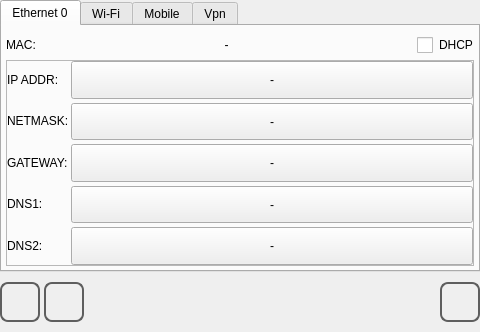
<?xml version="1.0" encoding="UTF-8"?>
<ui version="4.0">
 <class>net_conf</class>
 <widget class="QWidget" name="net_conf">
  <property name="geometry">
   <rect>
    <x>0</x>
    <y>0</y>
    <width>480</width>
    <height>332</height>
   </rect>
  </property>
  <property name="sizePolicy">
   <sizepolicy hsizetype="Expanding" vsizetype="Expanding">
    <horstretch>0</horstretch>
    <verstretch>0</verstretch>
   </sizepolicy>
  </property>
  <property name="windowTitle">
   <string>net_conf</string>
  </property>
  <property name="styleSheet">
   <string notr="true">QPushButton  {
	qproperty-focusPolicy: NoFocus;
    font: 10pt &quot;DejaVu Sans&quot;;
}
QPushButton#pushButtonSaveAll,
QPushButton#pushButtonBack, 
QPushButton#pushButtonHome,
QPushButton#pushButton_wlan0_scan,
QPushButton#pushButton_wlan0_enable,
QPushButton#pushButton_wan0_enable
{
	border-radius: 8px;
	border: 2px solid  rgb(94, 94, 94);
	qproperty-iconSize: 24px 24px;
}
QPushButton:pressed
{
	border: 2px solid  rgb(194, 194, 194);
	background-color:  rgb(255, 255, 127);
}
QPushButton:disabled
{
	border: 2px solid  rgb(194, 194, 194);
}
QCheckBox
{
        font: 10pt &quot;DejaVu Sans&quot;;
}
QCheckBox::indicator {
	width: 16px;
	height:16px;
}
QCheckBox::indicator:checked:enabled {
    image: url(:/libicons/img/Yes.png);
}
QComboBox  {	
	min-height: 30px;
	font-size: 20px;
    font: 10pt &quot;DejaVu Sans&quot;;
}
QScrollBar:vertical {
	width: 20px;
}
QLabel
{
        font: 10pt &quot;DejaVu Sans&quot;;
}
</string>
  </property>
  <layout class="QVBoxLayout" name="verticalLayout">
   <property name="spacing">
    <number>0</number>
   </property>
   <property name="margin">
    <number>0</number>
   </property>
   <item>
    <widget class="QTabWidget" name="tabWidget">
     <property name="sizePolicy">
      <sizepolicy hsizetype="Expanding" vsizetype="Expanding">
       <horstretch>0</horstretch>
       <verstretch>0</verstretch>
      </sizepolicy>
     </property>
     <property name="focusPolicy">
      <enum>Qt::NoFocus</enum>
     </property>
     <property name="styleSheet">
      <string notr="true">QTabBar::scroller { /* the width of the scroll buttons */
    width: 30px;
    height: 30px;
}

QTabWidget
{
        font: 18pt &quot;DejaVu Sans&quot;;
}
QPushButton
{
        font: 10pt &quot;DejaVu Sans&quot;;
}
QComboBox
{
        font: 10pt &quot;DejaVu Sans&quot;;
}  </string>
     </property>
     <property name="currentIndex">
      <number>0</number>
     </property>
     <widget class="QWidget" name="tab_eth0">
      <attribute name="title">
       <string>Ethernet 0</string>
      </attribute>
      <layout class="QVBoxLayout" name="verticalLayout_2">
       <property name="spacing">
        <number>0</number>
       </property>
       <property name="margin">
        <number>4</number>
       </property>
       <item>
        <layout class="QHBoxLayout" name="horizontalLayout_4">
         <item>
          <widget class="QLabel" name="label_eth0_MACtxt">
           <property name="sizePolicy">
            <sizepolicy hsizetype="Minimum" vsizetype="Fixed">
             <horstretch>0</horstretch>
             <verstretch>0</verstretch>
            </sizepolicy>
           </property>
           <property name="focusPolicy">
            <enum>Qt::NoFocus</enum>
           </property>
           <property name="text">
            <string>MAC:</string>
           </property>
          </widget>
         </item>
         <item>
          <widget class="QLabel" name="label_eth0_MAC">
           <property name="sizePolicy">
            <sizepolicy hsizetype="MinimumExpanding" vsizetype="Fixed">
             <horstretch>0</horstretch>
             <verstretch>0</verstretch>
            </sizepolicy>
           </property>
           <property name="focusPolicy">
            <enum>Qt::NoFocus</enum>
           </property>
           <property name="text">
            <string>-</string>
           </property>
           <property name="alignment">
            <set>Qt::AlignCenter</set>
           </property>
          </widget>
         </item>
         <item>
          <widget class="QCheckBox" name="checkBox_eth0_DHCP">
           <property name="sizePolicy">
            <sizepolicy hsizetype="Fixed" vsizetype="Fixed">
             <horstretch>0</horstretch>
             <verstretch>0</verstretch>
            </sizepolicy>
           </property>
           <property name="minimumSize">
            <size>
             <width>0</width>
             <height>30</height>
            </size>
           </property>
           <property name="focusPolicy">
            <enum>Qt::NoFocus</enum>
           </property>
           <property name="text">
            <string>DHCP</string>
           </property>
           <property name="checked">
            <bool>false</bool>
           </property>
          </widget>
         </item>
        </layout>
       </item>
       <item>
        <widget class="QFrame" name="frame_eth0">
         <property name="focusPolicy">
          <enum>Qt::NoFocus</enum>
         </property>
         <property name="frameShape">
          <enum>QFrame::StyledPanel</enum>
         </property>
         <property name="frameShadow">
          <enum>QFrame::Raised</enum>
         </property>
         <layout class="QGridLayout" name="gridLayout">
          <property name="horizontalSpacing">
           <number>2</number>
          </property>
          <property name="verticalSpacing">
           <number>4</number>
          </property>
          <property name="margin">
           <number>0</number>
          </property>
          <item row="5" column="1">
           <widget class="QPushButton" name="pushButton_eth0_DNS2">
            <property name="sizePolicy">
             <sizepolicy hsizetype="MinimumExpanding" vsizetype="MinimumExpanding">
              <horstretch>0</horstretch>
              <verstretch>0</verstretch>
             </sizepolicy>
            </property>
            <property name="focusPolicy">
             <enum>Qt::NoFocus</enum>
            </property>
            <property name="text">
             <string>-</string>
            </property>
           </widget>
          </item>
          <item row="5" column="0">
           <widget class="QLabel" name="label_eth0_DNS2">
            <property name="sizePolicy">
             <sizepolicy hsizetype="Minimum" vsizetype="Fixed">
              <horstretch>0</horstretch>
              <verstretch>0</verstretch>
             </sizepolicy>
            </property>
            <property name="focusPolicy">
             <enum>Qt::NoFocus</enum>
            </property>
            <property name="text">
             <string>DNS2:</string>
            </property>
           </widget>
          </item>
          <item row="4" column="1">
           <widget class="QPushButton" name="pushButton_eth0_DNS1">
            <property name="sizePolicy">
             <sizepolicy hsizetype="MinimumExpanding" vsizetype="MinimumExpanding">
              <horstretch>0</horstretch>
              <verstretch>0</verstretch>
             </sizepolicy>
            </property>
            <property name="focusPolicy">
             <enum>Qt::NoFocus</enum>
            </property>
            <property name="text">
             <string>-</string>
            </property>
           </widget>
          </item>
          <item row="3" column="1">
           <widget class="QPushButton" name="pushButton_eth0_GW">
            <property name="sizePolicy">
             <sizepolicy hsizetype="MinimumExpanding" vsizetype="MinimumExpanding">
              <horstretch>0</horstretch>
              <verstretch>0</verstretch>
             </sizepolicy>
            </property>
            <property name="focusPolicy">
             <enum>Qt::NoFocus</enum>
            </property>
            <property name="text">
             <string>-</string>
            </property>
           </widget>
          </item>
          <item row="2" column="0">
           <widget class="QLabel" name="label_eth0_NM">
            <property name="sizePolicy">
             <sizepolicy hsizetype="Minimum" vsizetype="Fixed">
              <horstretch>0</horstretch>
              <verstretch>0</verstretch>
             </sizepolicy>
            </property>
            <property name="focusPolicy">
             <enum>Qt::NoFocus</enum>
            </property>
            <property name="text">
             <string>NETMASK:</string>
            </property>
           </widget>
          </item>
          <item row="3" column="0">
           <widget class="QLabel" name="label_eth0_GW">
            <property name="sizePolicy">
             <sizepolicy hsizetype="Minimum" vsizetype="Fixed">
              <horstretch>0</horstretch>
              <verstretch>0</verstretch>
             </sizepolicy>
            </property>
            <property name="focusPolicy">
             <enum>Qt::NoFocus</enum>
            </property>
            <property name="text">
             <string>GATEWAY:</string>
            </property>
           </widget>
          </item>
          <item row="1" column="0">
           <widget class="QLabel" name="label_eth0_IP">
            <property name="sizePolicy">
             <sizepolicy hsizetype="Minimum" vsizetype="Fixed">
              <horstretch>0</horstretch>
              <verstretch>0</verstretch>
             </sizepolicy>
            </property>
            <property name="focusPolicy">
             <enum>Qt::NoFocus</enum>
            </property>
            <property name="text">
             <string>IP ADDR:</string>
            </property>
           </widget>
          </item>
          <item row="1" column="1">
           <widget class="QPushButton" name="pushButton_eth0_IP">
            <property name="sizePolicy">
             <sizepolicy hsizetype="MinimumExpanding" vsizetype="MinimumExpanding">
              <horstretch>0</horstretch>
              <verstretch>0</verstretch>
             </sizepolicy>
            </property>
            <property name="focusPolicy">
             <enum>Qt::NoFocus</enum>
            </property>
            <property name="text">
             <string>-</string>
            </property>
           </widget>
          </item>
          <item row="2" column="1">
           <widget class="QPushButton" name="pushButton_eth0_NM">
            <property name="sizePolicy">
             <sizepolicy hsizetype="MinimumExpanding" vsizetype="MinimumExpanding">
              <horstretch>0</horstretch>
              <verstretch>0</verstretch>
             </sizepolicy>
            </property>
            <property name="focusPolicy">
             <enum>Qt::NoFocus</enum>
            </property>
            <property name="text">
             <string>-</string>
            </property>
           </widget>
          </item>
          <item row="4" column="0">
           <widget class="QLabel" name="label_eth0_DNS1">
            <property name="sizePolicy">
             <sizepolicy hsizetype="Minimum" vsizetype="Fixed">
              <horstretch>0</horstretch>
              <verstretch>0</verstretch>
             </sizepolicy>
            </property>
            <property name="focusPolicy">
             <enum>Qt::NoFocus</enum>
            </property>
            <property name="text">
             <string>DNS1:</string>
            </property>
           </widget>
          </item>
         </layout>
        </widget>
       </item>
      </layout>
     </widget>
     <widget class="QWidget" name="tab_wlan0">
      <attribute name="title">
       <string>Wi-Fi</string>
      </attribute>
      <layout class="QVBoxLayout" name="verticalLayout_4">
       <property name="spacing">
        <number>4</number>
       </property>
       <property name="margin">
        <number>4</number>
       </property>
       <item>
        <layout class="QHBoxLayout" name="horizontalLayout_2">
         <property name="spacing">
          <number>2</number>
         </property>
         <item>
          <layout class="QGridLayout" name="gridLayout_4">
           <property name="spacing">
            <number>0</number>
           </property>
           <item row="0" column="0">
            <widget class="QLabel" name="label_wlan0_essid">
             <property name="sizePolicy">
              <sizepolicy hsizetype="Minimum" vsizetype="Fixed">
               <horstretch>0</horstretch>
               <verstretch>0</verstretch>
              </sizepolicy>
             </property>
             <property name="focusPolicy">
              <enum>Qt::NoFocus</enum>
             </property>
             <property name="text">
              <string>ESSID:</string>
             </property>
            </widget>
           </item>
           <item row="0" column="2" colspan="2">
            <widget class="QComboBox" name="comboBox_wlan0_essid">
             <property name="sizePolicy">
              <sizepolicy hsizetype="Expanding" vsizetype="MinimumExpanding">
               <horstretch>0</horstretch>
               <verstretch>0</verstretch>
              </sizepolicy>
             </property>
             <property name="focusPolicy">
              <enum>Qt::NoFocus</enum>
             </property>
             <property name="styleSheet">
              <string notr="true"/>
             </property>
            </widget>
           </item>
           <item row="2" column="0">
            <widget class="QLabel" name="label__wlan0_pwd">
             <property name="sizePolicy">
              <sizepolicy hsizetype="Minimum" vsizetype="Fixed">
               <horstretch>0</horstretch>
               <verstretch>0</verstretch>
              </sizepolicy>
             </property>
             <property name="focusPolicy">
              <enum>Qt::NoFocus</enum>
             </property>
             <property name="text">
              <string>PASSWORD:</string>
             </property>
            </widget>
           </item>
           <item row="2" column="2">
            <widget class="QPushButton" name="pushButton_wlan0_pwd">
             <property name="sizePolicy">
              <sizepolicy hsizetype="Expanding" vsizetype="MinimumExpanding">
               <horstretch>0</horstretch>
               <verstretch>0</verstretch>
              </sizepolicy>
             </property>
             <property name="minimumSize">
              <size>
               <width>0</width>
               <height>25</height>
              </size>
             </property>
             <property name="focusPolicy">
              <enum>Qt::NoFocus</enum>
             </property>
             <property name="text">
              <string notr="true">-</string>
             </property>
            </widget>
           </item>
           <item row="3" column="0">
            <widget class="QLabel" name="label_wlan0_MACtxt">
             <property name="sizePolicy">
              <sizepolicy hsizetype="Minimum" vsizetype="Fixed">
               <horstretch>0</horstretch>
               <verstretch>0</verstretch>
              </sizepolicy>
             </property>
             <property name="focusPolicy">
              <enum>Qt::NoFocus</enum>
             </property>
             <property name="text">
              <string>MAC:</string>
             </property>
            </widget>
           </item>
           <item row="3" column="2" colspan="2">
            <widget class="QLabel" name="label_wlan0_MAC">
             <property name="sizePolicy">
              <sizepolicy hsizetype="MinimumExpanding" vsizetype="Fixed">
               <horstretch>0</horstretch>
               <verstretch>0</verstretch>
              </sizepolicy>
             </property>
             <property name="focusPolicy">
              <enum>Qt::NoFocus</enum>
             </property>
             <property name="text">
              <string>-</string>
             </property>
             <property name="alignment">
              <set>Qt::AlignCenter</set>
             </property>
            </widget>
           </item>
           <item row="1" column="0">
            <widget class="QCheckBox" name="checkBox_hiddenESSID">
             <property name="text">
              <string notr="true">Hidden WLan</string>
             </property>
            </widget>
           </item>
           <item row="1" column="2">
            <widget class="QPushButton" name="pushButton_hidden_wlan0">
             <property name="sizePolicy">
              <sizepolicy hsizetype="Expanding" vsizetype="MinimumExpanding">
               <horstretch>0</horstretch>
               <verstretch>0</verstretch>
              </sizepolicy>
             </property>
             <property name="minimumSize">
              <size>
               <width>0</width>
               <height>25</height>
              </size>
             </property>
             <property name="text">
              <string notr="true">-</string>
             </property>
            </widget>
           </item>
           <item row="1" column="3">
            <widget class="QCheckBox" name="checkBox_wlan0_DHCP">
             <property name="sizePolicy">
              <sizepolicy hsizetype="Fixed" vsizetype="Fixed">
               <horstretch>0</horstretch>
               <verstretch>0</verstretch>
              </sizepolicy>
             </property>
             <property name="minimumSize">
              <size>
               <width>0</width>
               <height>30</height>
              </size>
             </property>
             <property name="focusPolicy">
              <enum>Qt::NoFocus</enum>
             </property>
             <property name="text">
              <string>DHCP</string>
             </property>
             <property name="checked">
              <bool>false</bool>
             </property>
            </widget>
           </item>
           <item row="2" column="3">
            <widget class="QLabel" name="label_wlan0_signal">
             <property name="text">
              <string>---</string>
             </property>
             <property name="alignment">
              <set>Qt::AlignCenter</set>
             </property>
            </widget>
           </item>
          </layout>
         </item>
         <item>
          <layout class="QVBoxLayout" name="verticalLayout_5">
           <property name="spacing">
            <number>1</number>
           </property>
           <property name="leftMargin">
            <number>1</number>
           </property>
           <property name="topMargin">
            <number>0</number>
           </property>
           <property name="rightMargin">
            <number>1</number>
           </property>
           <property name="bottomMargin">
            <number>0</number>
           </property>
           <item alignment="Qt::AlignHCenter">
            <widget class="QPushButton" name="pushButton_wlan0_scan">
             <property name="sizePolicy">
              <sizepolicy hsizetype="MinimumExpanding" vsizetype="MinimumExpanding">
               <horstretch>0</horstretch>
               <verstretch>0</verstretch>
              </sizepolicy>
             </property>
             <property name="minimumSize">
              <size>
               <width>40</width>
               <height>40</height>
              </size>
             </property>
             <property name="maximumSize">
              <size>
               <width>40</width>
               <height>40</height>
              </size>
             </property>
             <property name="focusPolicy">
              <enum>Qt::NoFocus</enum>
             </property>
             <property name="styleSheet">
              <string notr="true">QPushButton
{
	qproperty-icon: url(:/libicons/img/Sync.png);
}
</string>
             </property>
             <property name="text">
              <string/>
             </property>
            </widget>
           </item>
           <item alignment="Qt::AlignHCenter">
            <widget class="QPushButton" name="pushButton_wlan0_enable">
             <property name="minimumSize">
              <size>
               <width>40</width>
               <height>40</height>
              </size>
             </property>
             <property name="maximumSize">
              <size>
               <width>40</width>
               <height>40</height>
              </size>
             </property>
             <property name="focusPolicy">
              <enum>Qt::NoFocus</enum>
             </property>
             <property name="styleSheet">
              <string notr="true"/>
             </property>
             <property name="text">
              <string/>
             </property>
             <property name="checkable">
              <bool>false</bool>
             </property>
             <property name="checked">
              <bool>false</bool>
             </property>
            </widget>
           </item>
           <item>
            <widget class="QLabel" name="label_Wlan_connect">
             <property name="minimumSize">
              <size>
               <width>42</width>
               <height>10</height>
              </size>
             </property>
             <property name="maximumSize">
              <size>
               <width>42</width>
               <height>15</height>
              </size>
             </property>
             <property name="font">
              <font>
               <family>DejaVu Sans</family>
               <pointsize>7</pointsize>
               <weight>50</weight>
               <italic>false</italic>
               <bold>false</bold>
              </font>
             </property>
             <property name="styleSheet">
              <string notr="true">        font: 7pt &quot;DejaVu Sans&quot;;
</string>
             </property>
             <property name="text">
              <string>Connect</string>
             </property>
             <property name="alignment">
              <set>Qt::AlignCenter</set>
             </property>
            </widget>
           </item>
           <item>
            <spacer name="verticalSpacer">
             <property name="orientation">
              <enum>Qt::Vertical</enum>
             </property>
             <property name="sizeType">
              <enum>QSizePolicy::MinimumExpanding</enum>
             </property>
             <property name="sizeHint" stdset="0">
              <size>
               <width>20</width>
               <height>1</height>
              </size>
             </property>
            </spacer>
           </item>
          </layout>
         </item>
        </layout>
       </item>
       <item>
        <widget class="QFrame" name="frame_wlan0">
         <property name="enabled">
          <bool>false</bool>
         </property>
         <property name="sizePolicy">
          <sizepolicy hsizetype="Preferred" vsizetype="MinimumExpanding">
           <horstretch>0</horstretch>
           <verstretch>0</verstretch>
          </sizepolicy>
         </property>
         <property name="focusPolicy">
          <enum>Qt::NoFocus</enum>
         </property>
         <property name="frameShape">
          <enum>QFrame::StyledPanel</enum>
         </property>
         <property name="frameShadow">
          <enum>QFrame::Raised</enum>
         </property>
         <layout class="QGridLayout" name="gridLayout_3">
          <property name="horizontalSpacing">
           <number>2</number>
          </property>
          <property name="verticalSpacing">
           <number>4</number>
          </property>
          <property name="margin">
           <number>0</number>
          </property>
          <item row="0" column="0">
           <widget class="QLabel" name="label_wlan0_IP">
            <property name="sizePolicy">
             <sizepolicy hsizetype="Minimum" vsizetype="Fixed">
              <horstretch>0</horstretch>
              <verstretch>0</verstretch>
             </sizepolicy>
            </property>
            <property name="focusPolicy">
             <enum>Qt::NoFocus</enum>
            </property>
            <property name="text">
             <string>IP ADDR:</string>
            </property>
           </widget>
          </item>
          <item row="3" column="0">
           <widget class="QLabel" name="label_wlan0_DNS1">
            <property name="sizePolicy">
             <sizepolicy hsizetype="Minimum" vsizetype="Fixed">
              <horstretch>0</horstretch>
              <verstretch>0</verstretch>
             </sizepolicy>
            </property>
            <property name="focusPolicy">
             <enum>Qt::NoFocus</enum>
            </property>
            <property name="text">
             <string>DNS1:</string>
            </property>
           </widget>
          </item>
          <item row="3" column="1">
           <widget class="QPushButton" name="pushButton_wlan0_DNS1">
            <property name="sizePolicy">
             <sizepolicy hsizetype="MinimumExpanding" vsizetype="MinimumExpanding">
              <horstretch>0</horstretch>
              <verstretch>0</verstretch>
             </sizepolicy>
            </property>
            <property name="minimumSize">
             <size>
              <width>0</width>
              <height>25</height>
             </size>
            </property>
            <property name="focusPolicy">
             <enum>Qt::NoFocus</enum>
            </property>
            <property name="text">
             <string>-</string>
            </property>
           </widget>
          </item>
          <item row="1" column="0">
           <widget class="QLabel" name="label_wlan0_NM">
            <property name="sizePolicy">
             <sizepolicy hsizetype="Minimum" vsizetype="Fixed">
              <horstretch>0</horstretch>
              <verstretch>0</verstretch>
             </sizepolicy>
            </property>
            <property name="focusPolicy">
             <enum>Qt::NoFocus</enum>
            </property>
            <property name="text">
             <string>NETMASK:</string>
            </property>
           </widget>
          </item>
          <item row="1" column="1">
           <widget class="QPushButton" name="pushButton_wlan0_NM">
            <property name="sizePolicy">
             <sizepolicy hsizetype="MinimumExpanding" vsizetype="MinimumExpanding">
              <horstretch>0</horstretch>
              <verstretch>0</verstretch>
             </sizepolicy>
            </property>
            <property name="minimumSize">
             <size>
              <width>0</width>
              <height>25</height>
             </size>
            </property>
            <property name="focusPolicy">
             <enum>Qt::NoFocus</enum>
            </property>
            <property name="text">
             <string>-</string>
            </property>
           </widget>
          </item>
          <item row="3" column="2">
           <widget class="QLabel" name="label_wlan0_DNS2">
            <property name="sizePolicy">
             <sizepolicy hsizetype="Minimum" vsizetype="Fixed">
              <horstretch>0</horstretch>
              <verstretch>0</verstretch>
             </sizepolicy>
            </property>
            <property name="focusPolicy">
             <enum>Qt::NoFocus</enum>
            </property>
            <property name="text">
             <string>DNS2:</string>
            </property>
           </widget>
          </item>
          <item row="3" column="3">
           <widget class="QPushButton" name="pushButton_wlan0_DNS2">
            <property name="sizePolicy">
             <sizepolicy hsizetype="MinimumExpanding" vsizetype="MinimumExpanding">
              <horstretch>0</horstretch>
              <verstretch>0</verstretch>
             </sizepolicy>
            </property>
            <property name="minimumSize">
             <size>
              <width>0</width>
              <height>25</height>
             </size>
            </property>
            <property name="focusPolicy">
             <enum>Qt::NoFocus</enum>
            </property>
            <property name="text">
             <string>-</string>
            </property>
           </widget>
          </item>
          <item row="1" column="2">
           <widget class="QLabel" name="label_wlan0_GW">
            <property name="sizePolicy">
             <sizepolicy hsizetype="Minimum" vsizetype="Fixed">
              <horstretch>0</horstretch>
              <verstretch>0</verstretch>
             </sizepolicy>
            </property>
            <property name="focusPolicy">
             <enum>Qt::NoFocus</enum>
            </property>
            <property name="text">
             <string>GATEWAY:</string>
            </property>
           </widget>
          </item>
          <item row="1" column="3">
           <widget class="QPushButton" name="pushButton_wlan0_GW">
            <property name="sizePolicy">
             <sizepolicy hsizetype="MinimumExpanding" vsizetype="MinimumExpanding">
              <horstretch>0</horstretch>
              <verstretch>0</verstretch>
             </sizepolicy>
            </property>
            <property name="minimumSize">
             <size>
              <width>0</width>
              <height>25</height>
             </size>
            </property>
            <property name="focusPolicy">
             <enum>Qt::NoFocus</enum>
            </property>
            <property name="text">
             <string>-</string>
            </property>
           </widget>
          </item>
          <item row="0" column="1" colspan="3">
           <widget class="QPushButton" name="pushButton_wlan0_IP">
            <property name="sizePolicy">
             <sizepolicy hsizetype="MinimumExpanding" vsizetype="MinimumExpanding">
              <horstretch>0</horstretch>
              <verstretch>0</verstretch>
             </sizepolicy>
            </property>
            <property name="minimumSize">
             <size>
              <width>0</width>
              <height>25</height>
             </size>
            </property>
            <property name="focusPolicy">
             <enum>Qt::NoFocus</enum>
            </property>
            <property name="text">
             <string>-</string>
            </property>
           </widget>
          </item>
         </layout>
        </widget>
       </item>
      </layout>
     </widget>
     <widget class="QWidget" name="tab_wan0">
      <attribute name="title">
       <string>Mobile</string>
      </attribute>
      <layout class="QGridLayout" name="gridLayout_2">
       <item row="0" column="0">
        <widget class="QLabel" name="label_wan0_dialnb">
         <property name="sizePolicy">
          <sizepolicy hsizetype="Fixed" vsizetype="MinimumExpanding">
           <horstretch>0</horstretch>
           <verstretch>0</verstretch>
          </sizepolicy>
         </property>
         <property name="focusPolicy">
          <enum>Qt::NoFocus</enum>
         </property>
         <property name="text">
          <string>Dial Nb.:</string>
         </property>
        </widget>
       </item>
       <item row="1" column="0">
        <widget class="QLabel" name="label__wan0_apn">
         <property name="sizePolicy">
          <sizepolicy hsizetype="Fixed" vsizetype="MinimumExpanding">
           <horstretch>0</horstretch>
           <verstretch>0</verstretch>
          </sizepolicy>
         </property>
         <property name="focusPolicy">
          <enum>Qt::NoFocus</enum>
         </property>
         <property name="text">
          <string>APN</string>
         </property>
        </widget>
       </item>
       <item row="4" column="4">
        <widget class="QPushButton" name="pushButton_wan0_DNS2">
         <property name="sizePolicy">
          <sizepolicy hsizetype="MinimumExpanding" vsizetype="MinimumExpanding">
           <horstretch>0</horstretch>
           <verstretch>0</verstretch>
          </sizepolicy>
         </property>
         <property name="focusPolicy">
          <enum>Qt::NoFocus</enum>
         </property>
         <property name="text">
          <string>-</string>
         </property>
        </widget>
       </item>
       <item row="2" column="1" colspan="4">
        <widget class="QLabel" name="label_wan0_IP">
         <property name="sizePolicy">
          <sizepolicy hsizetype="MinimumExpanding" vsizetype="MinimumExpanding">
           <horstretch>0</horstretch>
           <verstretch>0</verstretch>
          </sizepolicy>
         </property>
         <property name="focusPolicy">
          <enum>Qt::NoFocus</enum>
         </property>
         <property name="text">
          <string>-</string>
         </property>
         <property name="alignment">
          <set>Qt::AlignCenter</set>
         </property>
        </widget>
       </item>
       <item row="2" column="0">
        <widget class="QLabel" name="label_wan0_IPtxt">
         <property name="sizePolicy">
          <sizepolicy hsizetype="Fixed" vsizetype="MinimumExpanding">
           <horstretch>0</horstretch>
           <verstretch>0</verstretch>
          </sizepolicy>
         </property>
         <property name="focusPolicy">
          <enum>Qt::NoFocus</enum>
         </property>
         <property name="text">
          <string>IP ADDR:</string>
         </property>
        </widget>
       </item>
       <item row="4" column="0">
        <widget class="QLabel" name="label_wan0_DNS1">
         <property name="sizePolicy">
          <sizepolicy hsizetype="Minimum" vsizetype="Fixed">
           <horstretch>0</horstretch>
           <verstretch>0</verstretch>
          </sizepolicy>
         </property>
         <property name="focusPolicy">
          <enum>Qt::NoFocus</enum>
         </property>
         <property name="text">
          <string>DNS1:</string>
         </property>
        </widget>
       </item>
       <item row="0" column="1" colspan="3">
        <widget class="QPushButton" name="pushButton_wan0_dialnb">
         <property name="sizePolicy">
          <sizepolicy hsizetype="MinimumExpanding" vsizetype="MinimumExpanding">
           <horstretch>0</horstretch>
           <verstretch>0</verstretch>
          </sizepolicy>
         </property>
         <property name="focusPolicy">
          <enum>Qt::NoFocus</enum>
         </property>
         <property name="text">
          <string>-</string>
         </property>
        </widget>
       </item>
       <item row="4" column="1">
        <widget class="QPushButton" name="pushButton_wan0_DNS1">
         <property name="sizePolicy">
          <sizepolicy hsizetype="MinimumExpanding" vsizetype="MinimumExpanding">
           <horstretch>0</horstretch>
           <verstretch>0</verstretch>
          </sizepolicy>
         </property>
         <property name="focusPolicy">
          <enum>Qt::NoFocus</enum>
         </property>
         <property name="text">
          <string>-</string>
         </property>
        </widget>
       </item>
       <item row="0" column="4">
        <layout class="QHBoxLayout" name="horizontalLayout">
         <property name="spacing">
          <number>5</number>
         </property>
         <item>
          <spacer name="horizontalSpacer">
           <property name="orientation">
            <enum>Qt::Horizontal</enum>
           </property>
           <property name="sizeHint" stdset="0">
            <size>
             <width>20</width>
             <height>20</height>
            </size>
           </property>
          </spacer>
         </item>
         <item>
          <widget class="QLabel" name="label_wan_connect">
           <property name="maximumSize">
            <size>
             <width>70</width>
             <height>32</height>
            </size>
           </property>
           <property name="font">
            <font>
             <family>DejaVu Sans</family>
             <pointsize>10</pointsize>
             <weight>50</weight>
             <italic>false</italic>
             <bold>false</bold>
            </font>
           </property>
           <property name="text">
            <string>Connect</string>
           </property>
           <property name="alignment">
            <set>Qt::AlignRight|Qt::AlignTrailing|Qt::AlignVCenter</set>
           </property>
          </widget>
         </item>
         <item>
          <widget class="QPushButton" name="pushButton_wan0_enable">
           <property name="minimumSize">
            <size>
             <width>40</width>
             <height>40</height>
            </size>
           </property>
           <property name="maximumSize">
            <size>
             <width>40</width>
             <height>40</height>
            </size>
           </property>
           <property name="focusPolicy">
            <enum>Qt::NoFocus</enum>
           </property>
           <property name="styleSheet">
            <string notr="true"/>
           </property>
           <property name="text">
            <string/>
           </property>
           <property name="checkable">
            <bool>false</bool>
           </property>
           <property name="checked">
            <bool>false</bool>
           </property>
          </widget>
         </item>
        </layout>
       </item>
       <item row="1" column="1" colspan="4">
        <widget class="QPushButton" name="pushButton_wan0_apn">
         <property name="sizePolicy">
          <sizepolicy hsizetype="MinimumExpanding" vsizetype="MinimumExpanding">
           <horstretch>0</horstretch>
           <verstretch>0</verstretch>
          </sizepolicy>
         </property>
         <property name="focusPolicy">
          <enum>Qt::NoFocus</enum>
         </property>
         <property name="text">
          <string>-</string>
         </property>
        </widget>
       </item>
       <item row="4" column="2">
        <widget class="QLabel" name="label_wan0_DNS2">
         <property name="sizePolicy">
          <sizepolicy hsizetype="Minimum" vsizetype="Fixed">
           <horstretch>0</horstretch>
           <verstretch>0</verstretch>
          </sizepolicy>
         </property>
         <property name="focusPolicy">
          <enum>Qt::NoFocus</enum>
         </property>
         <property name="text">
          <string>DNS2:</string>
         </property>
        </widget>
       </item>
      </layout>
     </widget>
     <widget class="QWidget" name="tab_vpn">
      <attribute name="title">
       <string>Vpn</string>
      </attribute>
     </widget>
    </widget>
   </item>
   <item>
    <layout class="QHBoxLayout" name="horizontalLayout_3">
     <property name="spacing">
      <number>4</number>
     </property>
     <item>
      <widget class="QPushButton" name="pushButtonHome">
       <property name="minimumSize">
        <size>
         <width>40</width>
         <height>40</height>
        </size>
       </property>
       <property name="maximumSize">
        <size>
         <width>40</width>
         <height>40</height>
        </size>
       </property>
       <property name="focusPolicy">
        <enum>Qt::NoFocus</enum>
       </property>
       <property name="styleSheet">
        <string notr="true">QPushButton
{
	qproperty-icon: url(:/libicons/img/Home.png);
}
</string>
       </property>
       <property name="text">
        <string/>
       </property>
      </widget>
     </item>
     <item>
      <widget class="QPushButton" name="pushButtonBack">
       <property name="minimumSize">
        <size>
         <width>40</width>
         <height>40</height>
        </size>
       </property>
       <property name="maximumSize">
        <size>
         <width>40</width>
         <height>40</height>
        </size>
       </property>
       <property name="focusPolicy">
        <enum>Qt::NoFocus</enum>
       </property>
       <property name="styleSheet">
        <string notr="true">QPushButton
{
	qproperty-icon: url(:/libicons/img/Go_back.png);
}
</string>
       </property>
       <property name="text">
        <string/>
       </property>
      </widget>
     </item>
     <item>
      <spacer name="horizontalSpacer_11">
       <property name="minimumSize">
        <size>
         <width>0</width>
         <height>60</height>
        </size>
       </property>
       <property name="maximumSize">
        <size>
         <width>16777215</width>
         <height>60</height>
        </size>
       </property>
       <property name="focusPolicy">
        <enum>Qt::NoFocus</enum>
       </property>
       <property name="orientation">
        <enum>Qt::Horizontal</enum>
       </property>
       <property name="sizeType">
        <enum>QSizePolicy::MinimumExpanding</enum>
       </property>
       <property name="sizeHint" stdset="0">
        <size>
         <width>40</width>
         <height>0</height>
        </size>
       </property>
      </spacer>
     </item>
     <item>
      <widget class="QPushButton" name="pushButtonSaveAll">
       <property name="minimumSize">
        <size>
         <width>40</width>
         <height>40</height>
        </size>
       </property>
       <property name="maximumSize">
        <size>
         <width>40</width>
         <height>40</height>
        </size>
       </property>
       <property name="focusPolicy">
        <enum>Qt::NoFocus</enum>
       </property>
       <property name="styleSheet">
        <string notr="true">QPushButton
{
	qproperty-icon: url(:/libicons/img/Save.png);
}
</string>
       </property>
       <property name="text">
        <string/>
       </property>
      </widget>
     </item>
    </layout>
   </item>
  </layout>
 </widget>
 <resources/>
 <connections/>
 <slots>
  <slot>goto_page(const char*,bool)</slot>
 </slots>
</ui>
